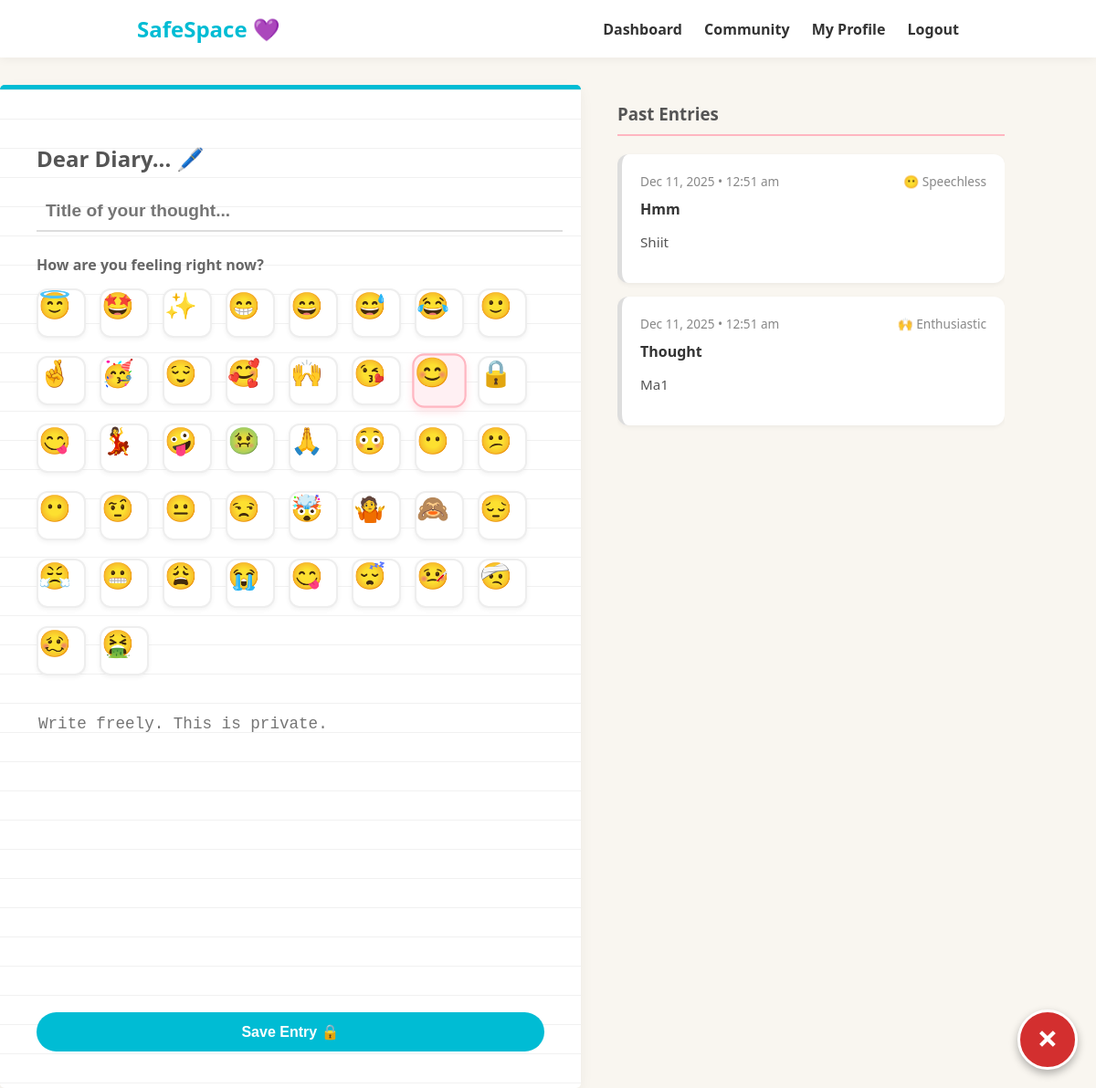
/view/journal.php (signed in), run on the app's committed database.
### tables this page shows
CREATE TABLE `journal_entries_safespace` (
  `journal_id` int(11) NOT NULL,
  `user_id` int(11) NOT NULL,
  `title` varchar(150) DEFAULT NULL,
  `content` text NOT NULL,
  `mood` varchar(50) DEFAULT NULL,
  `created_at` timestamp NOT NULL DEFAULT current_timestamp()
);

### view/journal.php (the view, shortened to what this page needs)
<?php
require '../db/config.php';
$user_id = $_SESSION['user_id'];
$sql = "SELECT * FROM journal_entries_safespace WHERE user_id = ? ORDER BY created_at DESC";
$stmt = $conn->prepare($sql);
$stmt->bind_param("i", $user_id);
$stmt->execute();
$result = $stmt->get_result();
?>
<!DOCTYPE html>
<html lang="en">
<head>
    <link rel="stylesheet" href="../assets/css/community.css"> <link rel="stylesheet" href="../assets/css/journal.css"> <link rel="stylesheet" href="https://cdnjs.cloudflare.com/ajax/libs/font-awesome/6.0.0/css/all.min.css">
</head>
<body>
    <nav class="navbar">
        <div class="container">
            <h1 class="logo">SafeSpace 💜</h1>
            <div class="nav-links">
                <a href="dashboard.php">Dashboard</a>
                <a href="community.php">Community</a>
                <a href="profile.php">My Profile</a>
                <a href="../actions/logout.php" class="btn-logout">Logout</a>
            </div>
        </div>
    </nav>
    <div class="container journal-container">
        <div class="journal-editor">
            <div class="paper-sheet">
                <h2>Dear Diary... 🖊️</h2>
                <form action="../actions/add_journal.php" method="POST">
                    <input type="text" name="title" class="journal-title" placeholder="Title of your thought..." required>
                    <div class="mood-selector">
            <label>How are you feeling right now?</label>
                    <div class="mood-selector">
                    <div class="mood-grid">
                        <input type="radio" name="mood" value="Honest" id="m_honest"><label for="m_honest" title="Honest">😇</label>
                        <input type="radio" name="mood" value="Exhilarated" id="m_exhil"><label for="m_exhil" title="Exhilarated">🤩</label>
                        <input type="radio" name="mood" value="Inspired" id="m_insp"><label for="m_insp" title="Inspired">✨</label>
                        <input type="radio" name="mood" value="Ecstatic" id="m_ecst"><label for="m_ecst" title="Ecstatic">😁</label>
                        <input type="radio" name="mood" value="Delighted" id="m_delight"><label for="m_delight" title="Delighted">😄</label>
                        <input type="radio" name="mood" value="Relieved" id="m_relieved"><label for="m_relieved" title="Relieved">😅</label>
                        <input type="radio" name="mood" value="Amused" id="m_amused"><label for="m_amused" title="Amused">😂</label>
                        <input type="radio" name="mood" value="Pleased" id="m_pleased"><label for="m_pleased" title="Pleased">🙂</label>
                        <input type="radio" name="mood" value="Lucky" id="m_lucky"><label for="m_lucky" title="Lucky">🤞</label>
                        <input type="radio" name="mood" value="Elated" id="m_elated"><label for="m_elated" title="Elated">🥳</label>
                        <input type="radio" name="mood" value="Content" id="m_content"><label for="m_content" title="Content">😌</label>
                        <input type="radio" name="mood" value="Loved" id="m_loved"><label for="m_loved" title="Loved">🥰</label>
                        <input type="radio" name="mood" value="Enthusiastic" id="m_enth"><label for="m_enth" title="Enthusiastic">🙌</label>
                        <input type="radio" name="mood" value="Romantic" id="m_rom"><label for="m_rom" title="Romantic">😘</label>
                        <input type="radio" name="mood" value="Happy" id="m_happy" checked><label for="m_happy" title="Happy">😊</label>
                        <input type="radio" name="mood" value="Secure" id="m_secure"><label for="m_secure" title="Secure">🔒</label>
                        <input type="radio" name="mood" value="Satisfied" id="m_sat"><label for="m_sat" title="Satisfied">😋</label>
                        <input type="radio" name="mood" value="Lively" id="m_live"><label for="m_live" title="Lively">💃</label>
                        <input type="radio" name="mood" value="Silly" id="m_silly"><label for="m_silly" title="Silly">🤪</label>
                        <input type="radio" name="mood" value="Disgusted" id="m_disg"><label for="m_disg" title="Disgusted">🤢</label>
                        <input type="radio" name="mood" value="Grateful" id="m_grat"><label for="m_grat" title="Grateful">🙏</label>
                        <input type="radio" name="mood" value="Embarrassed" id="m_emb"><label for="m_emb" title="Embarrassed">😳</label>
                        <input type="radio" name="mood" value="Subdued" id="m_sub"><label for="m_sub" title="Subdued">😶</label>
                        <input type="radio" name="mood" value="Confused" id="m_conf"><label for="m_conf" title="Confused">😕</label>
                        <input type="radio" name="mood" value="Speechless" id="m_speech"><label for="m_speech" title="Speechless">😶</label>
                        <input type="radio" name="mood" value="Suspicious" id="m_susp"><label for="m_susp" title="Suspicious">🤨</label>
                        <input type="radio" name="mood" value="Apathetic" id="m_apath"><label for="m_apath" title="Apathetic">😐</label>
                        <input type="radio" name="mood" value="Peeved" id="m_peev"><label for="m_peev" title="Peeved">😒</label>
                        <input type="radio" name="mood" value="Distracted" id="m_dist"><label for="m_dist" title="Distracted">🤯</label>
                        <input type="radio" name="mood" value="Indifferent" id="m_indif"><label for="m_indif" title="Indifferent">🤷</label>
                        <input type="radio" name="mood" value="Shy" id="m_shy"><label for="m_shy" title="Shy">🙈</label>
                        <input type="radio" name="mood" value="Sullen" id="m_sull"><label for="m_sull" title="Sullen">😔</label>
                        <input type="radio" name="mood" value="Annoyed" id="m_annoy"><label for="m_annoy" title="Annoyed">😤</label>
                        <input type="radio" name="mood" value="Awkward" id="m_awk"><label for="m_awk" title="Awkward">😬</label>
                        <input type="radio" name="mood" value="Distressed" id="m_distr"><label for="m_distr" title="Distressed">😩</label>
                        <input type="radio" name="mood" value="Miserable" id="m_mis"><label for="m_mis" title="Miserable">😭</label>
                        <input type="radio" name="mood" value="Hungry" id="m_hung"><label for="m_hung" title="Hungry">😋</label>
                        <input type="radio" name="mood" value="Sleepy" id="m_sleep"><label for="m_sleep" title="Sleepy">😴</label>
                        <input type="radio" name="mood" value="Ill" id="m_ill"><label for="m_ill" title="Ill">🤒</label>
                        <input type="radio" name="mood" value="Injured" id="m_inj"><label for="m_inj" title="Injured">🤕</label>
                        <input type="radio" name="mood" value="Queasy" id="m_queas"><label for="m_queas" title="Queasy">🥴</label>
                        <input type="radio" name="mood" value="Nauseated" id="m_naus"><label for="m_naus" title="Nauseated">🤮</label>
                    </div>
</div>
                    </div>
                    <textarea name="content" class="journal-content" placeholder="Write freely. This is private." required></textarea>
                    <button type="submit" class="btn-save">Save Entry 🔒</button>
                </form>
            </div>
        </div>
        <div class="journal-history">
            <h3>Past Entries</h3>
            <?php if ($result->num_rows > 0): ?>
                <?php while($row = $result->fetch_assoc()): ?>
                    <div class="journal-card mood-<?php echo strtolower($row['mood']); ?>">
                        <div class="card-header">
                            <span class="entry-date"><?php echo date("M j, Y • g:i a", strtotime($row['created_at'])); ?></span>
                            <span class="entry-mood"><?php echo getMoodEmoji($row['mood']); ?></span>
                        </div>
                        <h4><?php echo htmlspecialchars($row['title']); ?></h4>
                        <p><?php echo nl2br(htmlspecialchars($row['content'])); ?></p>
                    </div>
                <?php endwhile; ?>
            <?php else: ?>
                <div class="empty-state">
                    <p>No entries yet. Start writing your first thought!</p>
                </div>
            <?php endif; ?>
        </div>
    </div>
<?php include "../utils/exit_button.php" ?>
</body>
</html>
<?php
function getMoodEmoji($mood) {
    $emojis = [
        'Honest' => '😇', 'Exhilarated' => '🤩', 'Inspired' => '✨', 'Ecstatic' => '😁',
        'Delighted' => '😄', 'Relieved' => '😅', 'Amused' => '😂', 'Pleased' => '🙂',
        'Lucky' => '🤞', 'Elated' => '🥳', 'Content' => '😌', 'Loved' => '🥰',
        'Enthusiastic' => '🙌', 'Romantic' => '😘', 'Happy' => '😊', 'Secure' => '🔒',
        'Satisfied' => '😋', 'Lively' => '💃', 'Silly' => '🤪', 'Disgusted' => '🤢',
        'Grateful' => '🙏', 'Embarrassed' => '😳', 'Subdued' => '😶', 'Confused' => '😕',
        'Speechless' => '😶', 'Suspicious' => '🤨', 'Apathetic' => '😐', 'Peeved' => '😒',
        'Distracted' => '🤯', 'Indifferent' => '🤷', 'Shy' => '🙈', 'Sullen' => '😔',
        'Annoyed' => '😤', 'Awkward' => '😬', 'Distressed' => '😩', 'Miserable' => '😭',
        'Hungry' => '😋', 'Sleepy' => '😴', 'Ill' => '🤒', 'Injured' => '🤕',
        'Queasy' => '🥴', 'Nauseated' => '🤮'
    ];
    if (array_key_exists($mood, $emojis)) {
        return $emojis[$mood] . ' ' . $mood;
    } else {
        return '😐 ' . $mood;
    }
}
?>

### assets/css/community.css (style rules this page uses)
body { background-color: #F9F6F0; font-family: 'Segoe UI', sans-serif; margin: 0; }
.navbar { background: white; padding: 15px 0; box-shadow: 0 2px 10px rgba(0,0,0,0.05); position: sticky; top: 0; z-index: 100; }
.navbar .container { max-width: 900px; margin: 0 auto; display: flex; justify-content: space-between; align-items: center; padding: 0 20px; }
.logo { color: #00BCD4; margin: 0; }
.nav-links a { text-decoration: none; color: #333; margin-left: 20px; font-weight: bold; }
textarea { width: 100%; border: none; outline: none; resize: none; font-family: inherit; font-size: 1rem; margin-top: 10px; }

### assets/css/journal.css (style rules this page uses)
.mood-grid { display: flex; flex-wrap: wrap; gap: 15px; margin-top: 10px; }
.mood-grid label { display: flex; align-items: center; justify-content: center; width: 50px; height: 50px; font-size: 1.8rem; background-color: #fff; border: 2px solid #eee; border-radius: 12px; cursor: pointer; transition: all 0.2s ease; box-shadow: 0 2px 5px rgba(0,0,0,0.05); }
.mood-grid input[type="radio"]:checked + label { background-color: #fff0f3; border-color: #FFB6C1; transform: scale(1.1); box-shadow: 0 4px 8px rgba(255, 182, 193, 0.4); }
.journal-container { display: flex; gap: 40px; margin-top: 30px; max-width: 1100px; }
.journal-editor { flex: 1.5; }
.paper-sheet { background: #fff; padding: 40px; border-radius: 5px; box-shadow: 0 5px 15px rgba(0,0,0,0.05); border-top: 5px solid #00BCD4; background-image: linear-gradient(#f1f1f1 1px, transparent 1px); background-size: 100% 2rem; line-height: 2rem; }
.paper-sheet h2 { color: #555; margin-bottom: 20px; }
.journal-title { width: 100%; padding: 10px; font-size: 1.2rem; border: none; border-bottom: 2px solid #ddd; background: transparent; outline: none; margin-bottom: 20px; font-weight: bold; }
.journal-content { width: 100%; height: 300px; border: none; background: transparent; font-size: 1.1rem; line-height: 2rem; resize: none; outline: none; font-family: 'Courier New', Courier, monospace; }
.mood-selector { margin-bottom: 20px; }
.mood-selector label { font-weight: bold; display: block; margin-bottom: 5px; color: #666; }
.btn-save { background: #00BCD4; color: white; border: none; padding: 12px 30px; border-radius: 30px; font-size: 1rem; font-weight: bold; cursor: pointer; margin-top: 20px; width: 100%; }
.journal-history { flex: 1; overflow-y: auto; max-height: 800px; }
.journal-history h3 { color: #555; border-bottom: 2px solid #FFB6C1; padding-bottom: 10px; margin-bottom: 20px; }
.journal-card { background: white; padding: 20px; border-radius: 12px; margin-bottom: 15px; box-shadow: 0 2px 5px rgba(0,0,0,0.05); border-left: 5px solid #ddd; }
.card-header { display: flex; justify-content: space-between; font-size: 0.85rem; color: #888; margin-bottom: 10px; }
.journal-card h4 { margin: 0 0 10px 0; color: #333; }
.journal-card p { color: #555; font-size: 0.95rem; white-space: pre-line; }

### data on the page
journal_entries_safespace: created_at "Dec 11, 2025 • 12:51 am", mood "😶 Speechless", title "Hmm", content "Shiit"
journal_entries_safespace: created_at "Dec 11, 2025 • 12:51 am", mood "🙌 Enthusiastic", title "Thought", content "Ma1"
